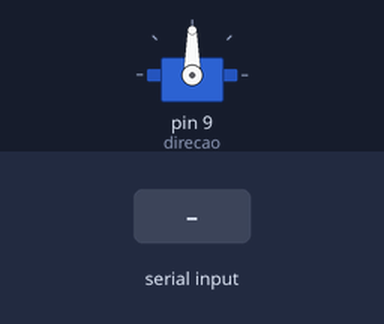
Recording of a sketch running on a simulated Arduino Uno, built with avr-gcc and run on an emulated ATmega328P. Shown: servo. The inputs (shaded band) are chosen by the test bench.

Above: at 3.2 s.
3.3 s: "30,150\n" received over Serial
At 4.1 s:
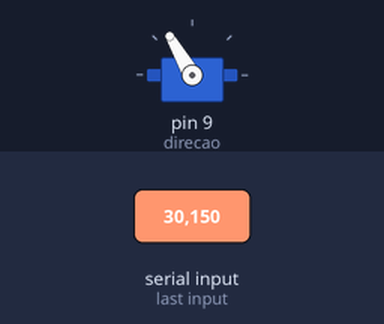
At 5.4 s:
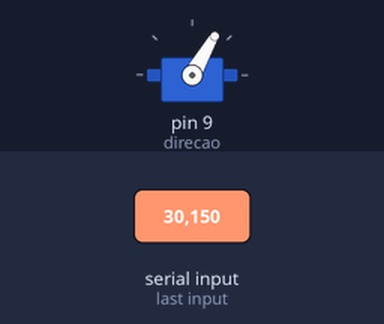
Timing chart, 0 to 6.9 s (numbered marks = the images above; inputs shaded):
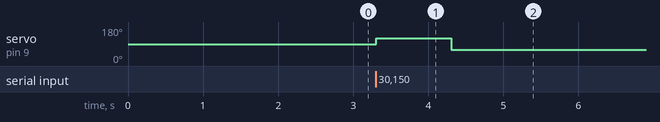

Measured:
- after the input at 3.3 s, servo on pin 9 (direcao): 90° → 120° at once, → 60° 1.0 s later

The sketch:

arduino_lane_estavel.ino.ino
```cpp
#include <Servo.h>

Servo direcao;

int angulo = 90;

void setup()
{
    Serial.begin(9600);

    direcao.attach(9);

    direcao.write(90);

    delay(2000);
}

void loop()
{
    if (Serial.available())
    {
        angulo = Serial.parseInt();

        angulo = constrain(
            angulo,
            60,
            120
        );

        direcao.write(angulo);
    }
}
```
